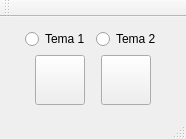
<?xml version="1.0" encoding="UTF-8"?>
<ui version="4.0">
 <class>MainWindow</class>
 <widget class="QMainWindow" name="MainWindow">
  <property name="geometry">
   <rect>
    <x>0</x>
    <y>0</y>
    <width>186</width>
    <height>139</height>
   </rect>
  </property>
  <property name="windowTitle">
   <string>MainWindow</string>
  </property>
  <widget class="QWidget" name="centralWidget">
   <layout class="QGridLayout" name="gridLayout">
    <item row="0" column="0">
     <layout class="QVBoxLayout" name="verticalLayout">
      <item>
       <layout class="QHBoxLayout" name="horizontalLayout">
        <item>
         <widget class="QRadioButton" name="radioButton_tema1">
          <property name="text">
           <string>Tema 1</string>
          </property>
         </widget>
        </item>
        <item>
         <widget class="QRadioButton" name="radioButton_tema2">
          <property name="text">
           <string>Tema 2</string>
          </property>
         </widget>
        </item>
       </layout>
      </item>
      <item>
       <layout class="QHBoxLayout" name="horizontalLayout_2">
        <item>
         <widget class="QPushButton" name="pushButton_play">
          <property name="maximumSize">
           <size>
            <width>50</width>
            <height>50</height>
           </size>
          </property>
          <property name="text">
           <string/>
          </property>
          <property name="iconSize">
           <size>
            <width>50</width>
            <height>50</height>
           </size>
          </property>
         </widget>
        </item>
        <item>
         <widget class="QPushButton" name="pushButton_pause">
          <property name="maximumSize">
           <size>
            <width>50</width>
            <height>50</height>
           </size>
          </property>
          <property name="text">
           <string/>
          </property>
          <property name="iconSize">
           <size>
            <width>50</width>
            <height>50</height>
           </size>
          </property>
         </widget>
        </item>
       </layout>
      </item>
     </layout>
    </item>
   </layout>
  </widget>
  <widget class="QMenuBar" name="menuBar">
   <property name="geometry">
    <rect>
     <x>0</x>
     <y>0</y>
     <width>186</width>
     <height>25</height>
    </rect>
   </property>
  </widget>
  <widget class="QToolBar" name="mainToolBar">
   <attribute name="toolBarArea">
    <enum>TopToolBarArea</enum>
   </attribute>
   <attribute name="toolBarBreak">
    <bool>false</bool>
   </attribute>
  </widget>
  <widget class="QStatusBar" name="statusBar"/>
 </widget>
 <layoutdefault spacing="6" margin="11"/>
 <resources/>
 <connections>
  <connection>
   <sender>radioButton_tema1</sender>
   <signal>clicked()</signal>
   <receiver>MainWindow</receiver>
   <slot>clickTema1()</slot>
   <hints>
    <hint type="sourcelabel">
     <x>44</x>
     <y>58</y>
    </hint>
    <hint type="destinationlabel">
     <x>15</x>
     <y>79</y>
    </hint>
   </hints>
  </connection>
  <connection>
   <sender>radioButton_tema2</sender>
   <signal>clicked()</signal>
   <receiver>MainWindow</receiver>
   <slot>clickTema2()</slot>
   <hints>
    <hint type="sourcelabel">
     <x>156</x>
     <y>59</y>
    </hint>
    <hint type="destinationlabel">
     <x>177</x>
     <y>85</y>
    </hint>
   </hints>
  </connection>
 </connections>
 <slots>
  <slot>clickTema1()</slot>
  <slot>clickTema2()</slot>
 </slots>
</ui>
